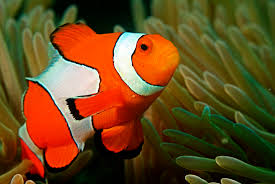
#> input picture pract_5/images/nemo0.jpg, 275 x 184 px
$ python 1_1.py
#> lines starting #> are read from the running program, lines starting #| are printed output that depends on the picture
import matplotlib.pyplot as plt
from matplotlib import colors
import numpy as np
from PIL import Image
import cv2
from pathlib import Path

# Obtener ruta relativa a la imagen
image_path = Path(__file__).parent.parent / "images" / "nemo0.jpg"
img = np.asarray(Image.open(image_path))
#> img is the input picture: shape (184, 275, 3); mean R, G, B 103, 72.3, 30.5

nemo = cv2.imread(str(image_path))

# Convertir de BGR a RGB para que Matplotlib lo muestre correctamente
nemo_rgb = cv2.cvtColor(nemo, cv2.COLOR_BGR2RGB)

fig = plt.figure()
fig.add_subplot(1, 2, 1, title="Original")
plt.imshow(nemo_rgb)  # Mostrar la imagen convertida a RGB

# Plotting the image on 3D plot
r, g, b = cv2.split(nemo_rgb)  # Dividir la imagen RGB convertida
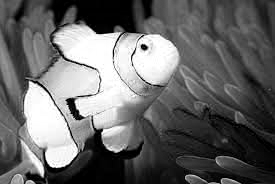
#> r: shape (184, 275); min 0, max 255, mean 103
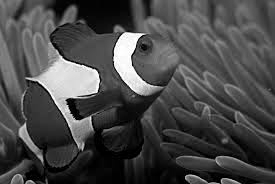
#> g: shape (184, 275); min 0, max 255, mean 72.3
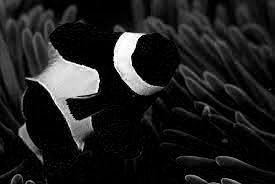
#> b: shape (184, 275); min 0, max 255, mean 30.5
axis = fig.add_subplot(1, 2, 2, projection="3d")
pixel_colors = nemo_rgb.reshape((np.shape(nemo_rgb)[0] * np.shape(nemo_rgb)[1], 3))
norm = colors.Normalize(vmin=-1.0, vmax=1.0)
norm.autoscale(pixel_colors)
pixel_colors = norm(pixel_colors).tolist()
#> pixel_colors = 50600 items
axis.scatter(r.flatten(), g.flatten(), b.flatten(), facecolors=pixel_colors, marker=".")
axis.set_xlabel("Red")
axis.set_ylabel("Green")
axis.set_zlabel("Blue")
plt.show()
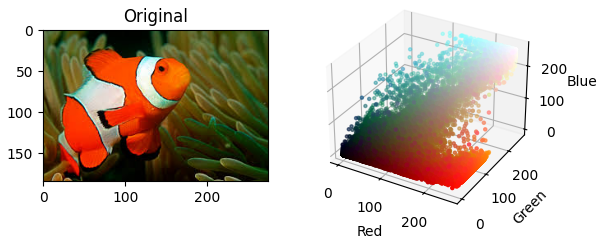
#> figure drawn by matplotlib, 2 panels

#OpenCV lee las imágenes en formato BGR (Blue-Green-Red), mientras que Matplotlib espera RGB (Red-Green-Blue). Cuando usas cv2.imread(), los canales están en orden BGR, pero al mostrarlos con plt.imshow() sin convertir, Matplotlib los interpreta como RGB, intercambiando rojo y azul.

$ run again, with pract_5/images/nemo1.jpg copied over pract_5/images/nemo0.jpg
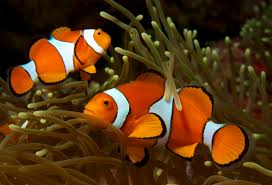
#> input picture pract_5/images/nemo1.jpg, 272 x 185 px
#> img is the input picture: shape (185, 272, 3); mean R, G, B 84.9, 51.9, 18.7
#> `r, g, b = cv2.split(nemo_rgb)`:
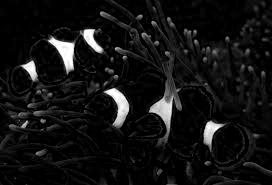
#> b: shape (185, 272); min 0, max 255, mean 18.7
#> pixel_colors = 50320 items
#> `plt.show()`:
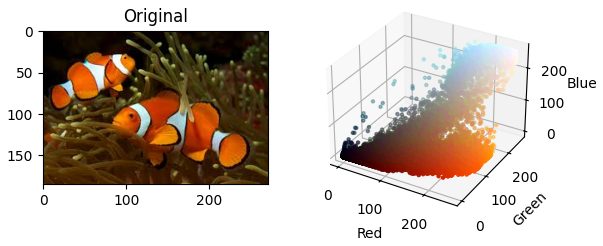
#> figure drawn by matplotlib, 2 panels

$ run again, with pract_5/images/nemo2.jpg copied over pract_5/images/nemo0.jpg
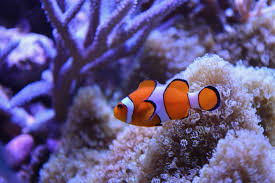
#> input picture pract_5/images/nemo2.jpg, 275 x 183 px
#> img is the input picture: shape (183, 275, 3); mean R, G, B 98.8, 86.8, 134.1
#> `r, g, b = cv2.split(nemo_rgb)`:
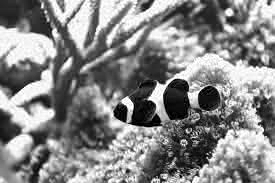
#> b: shape (183, 275); min 0, max 255, mean 134.1
#> pixel_colors = 50325 items
#> `plt.show()`:
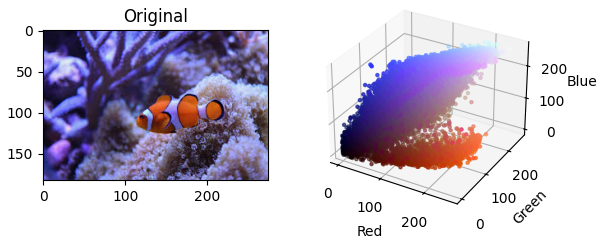
#> figure drawn by matplotlib, 2 panels

$ run again, with pract_5/images/nemo3.jpg copied over pract_5/images/nemo0.jpg
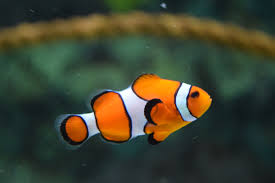
#> input picture pract_5/images/nemo3.jpg, 275 x 183 px
#> img is the input picture: shape (183, 275, 3); mean R, G, B 64, 67.2, 49
#> `r, g, b = cv2.split(nemo_rgb)`:
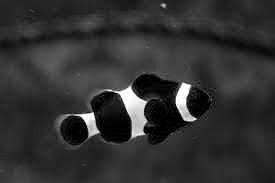
#> b: shape (183, 275); min 0, max 255, mean 49
#> pixel_colors = 50325 items
#> `plt.show()`:
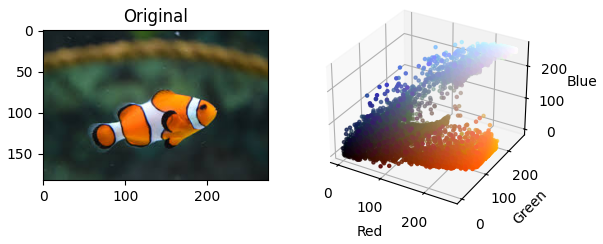
#> figure drawn by matplotlib, 2 panels
